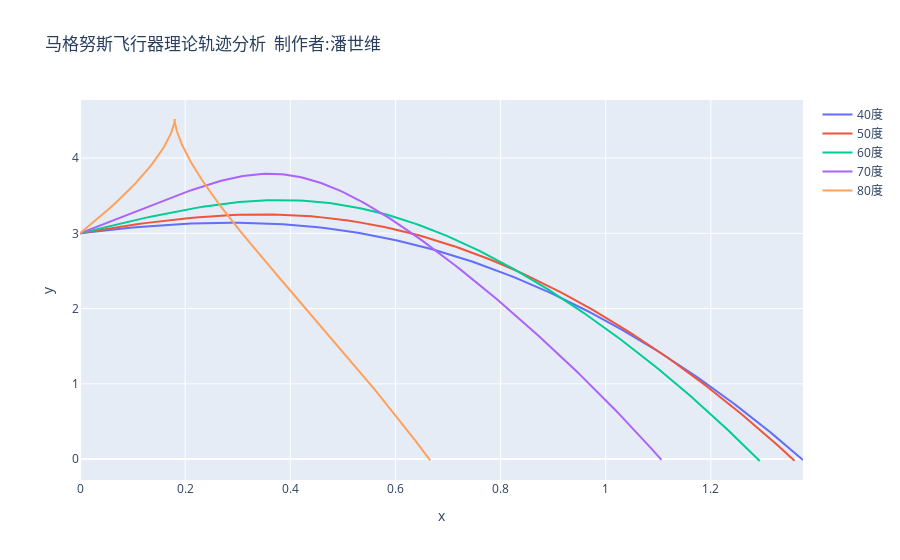

Here is the notebook cell this chart was saved with:
### Code cell
#分析角度 到0为止
def update3(x=0,y=0,vx=2,vy=8,l=0.001,l2=0.001):
    t=0
    X=[x]
    Y=[y]
    for i in range(n):
        t=t+dt
        x=x+vx*dt
        y=y+vy*dt
        v=math.sqrt(vx**2+vy**2)
        omega=7*math.e**(-0.5*t)
        aF=omega*v*l2
        af=l*v**2/m
        vx=vx-af*(vx/v)-aF*(vy/v)
        vy=vy+g*dt-af*(vy/v)+aF*(vx/v)
        X.append(x)
        Y.append(y)
        if(y<0):
            break
    return X,Y
X3,Y3=update3()
n=300
fig=go.Figure()
for i in range(0,5):
    X,Y=update3(x=0,y=3,vx=2,vy=2*math.tan((40+10*i)*(math.pi/180)),l=0.008,l2=0.001)
    fig.add_trace(go.Scatter(x=X,y=Y,name=f'{40+10*i}度')) 
fig.update_layout(title='马格努斯飞行器理论轨迹分析  制作者:潘世维',
                  xaxis_title='x',yaxis_title='y')

### Figure 1 — Plotly figure (JSON) as saved in the notebook; plotly's stock layout.template omitted (floating-point values rounded to 4 significant figures; data arrays with more than 128 entries replaced by an {"elided": "..."} marker saying what was removed)
{"data": [{"name": "40度", "type": "scatter", "x": {"elided": "138 float values"}, "y": {"elided": "138 float values"}}, {"name": "50度", "type": "scatter", "x": {"elided": "146 float values"}, "y": {"elided": "146 float values"}}, {"name": "60度", "type": "scatter", "x": {"elided": "157 float values"}, "y": {"elided": "157 float values"}}, {"name": "70度", "type": "scatter", "x": {"elided": "173 float values"}, "y": {"elided": "173 float values"}}, {"name": "80度", "type": "scatter", "x": {"elided": "201 float values"}, "y": {"elided": "201 float values"}}], "layout": {"title": {"text": "马格努斯飞行器理论轨迹分析  制作者:潘世维"}, "xaxis": {"title": {"text": "x"}}, "yaxis": {"title": {"text": "y"}}}}
